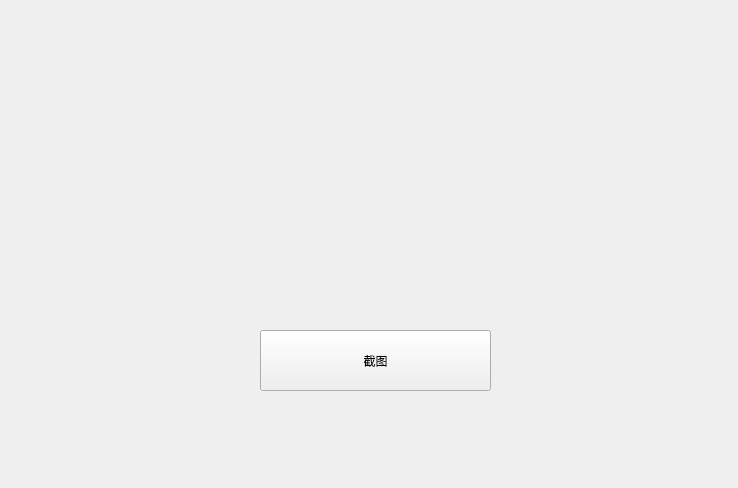
<?xml version="1.0" encoding="UTF-8"?>
<ui version="4.0">
 <class>Cutpaste</class>
 <widget class="QWidget" name="Cutpaste">
  <property name="geometry">
   <rect>
    <x>0</x>
    <y>0</y>
    <width>738</width>
    <height>488</height>
   </rect>
  </property>
  <property name="windowTitle">
   <string>Cutpaste</string>
  </property>
  <widget class="QPushButton" name="pushButton">
   <property name="geometry">
    <rect>
     <x>260</x>
     <y>330</y>
     <width>231</width>
     <height>61</height>
    </rect>
   </property>
   <property name="text">
    <string>截图</string>
   </property>
  </widget>
 </widget>
 <layoutdefault spacing="6" margin="11"/>
 <resources/>
 <connections/>
</ui>
